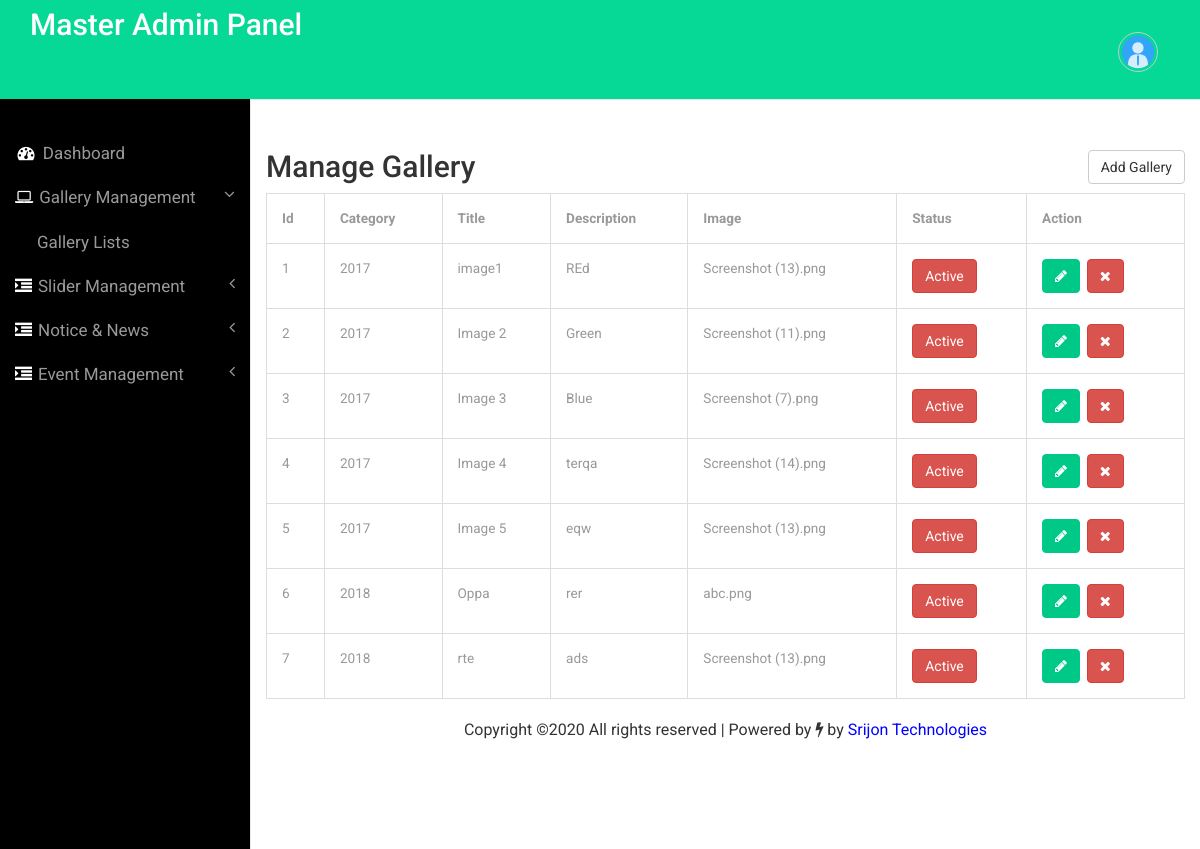
Page /admin/managegallery.php (signed in) on the earlier database version.
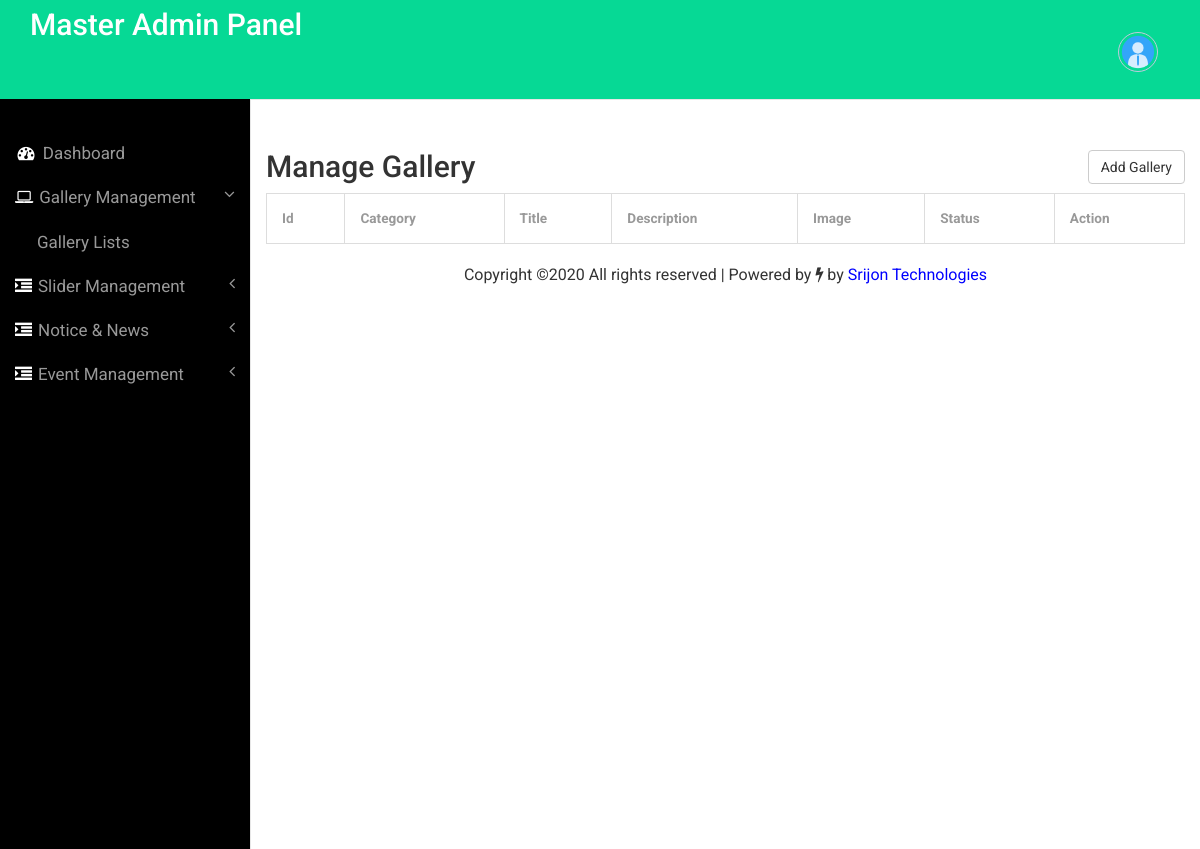
Same page on the later database version.
### tables this page shows
CREATE TABLE `tbl_gallery` (
  `Id` int(11) NOT NULL,
  `title` varchar(255) NOT NULL,
  `description` mediumtext NOT NULL,
  `image` varchar(255) NOT NULL,
  `category` mediumtext NOT NULL
);

### admin/managegallery.php (the view, shortened to what this page needs)
<?php
include('includes/config.php');
if(strlen($_SESSION['alogin'])==0)
	{
header('location:dashoard.php');
}
else{
	?>
<!DOCTYPE HTML>
<html>
<head>
  <link href="css/bootstrap.min.css" rel='stylesheet' type='text/css' />
  <link href="css/style.css" rel='stylesheet' type='text/css' />
  <link href="css/font-awesome.css" rel="stylesheet">
</head>
<body>
  <div id="wrapper">
    <nav class="top1 navbar navbar-default navbar-static-top" role="navigation" style="margin-bottom: 0">
      <div class="navbar-header">
        <div class="container">
          <div class="logobox">
          <a class="navbar-brand" href="dashboard.php">Master Admin Panel</a>
          </div>
        </div>
      </div>
      <?php include('includes/sidebar.php'); ?>
    </nav>
    <div id="page-wrapper">
      <div class="container">
        <div class="margin">
          <div class="row">
            <div class="col-md-6">
              <h2>Manage Gallery</h2>
            </div>
            <div class="col-md-6"><a href="addgallery.php"><button type="submit" class="btn btn-default">Add
                  Gallery</button></a></div>
          </div>
        </div>
        <table class="table table-bordered">
          <thead>
            <tr>
              <th>Id</th>
              <th>Category</th>
              <th>Title</th>
              <th>Description</th>
              <th>Image</th>
              <th>Status</th>
              <th>Action</th>
            </tr>
          </thead>
          <tbody>
            <?php $sql = "SELECT * FROM tbl_gallery";
$query = $dbh -> prepare($sql);
$query->execute();
$results=$query->fetchAll(PDO::FETCH_OBJ);
$cnt=1;
if($query->rowCount() > 0)
{
foreach($results as $result)
{				?>
            <tr>
              <td><?php echo htmlentities($cnt);?></td>
              <td><?php echo htmlentities($result->name);?></td>
              <td><?php echo htmlentities($result->title);?></td>
              <td><?php echo htmlentities($result->description);?></td>
              <td><?php echo htmlentities($result->image);?></td>
              <td><button type="submit" class="btn btn-danger">Active</button></td>
              <td><a href="updategallery.php?gid=<?php echo htmlentities($result->Id); ?>" class="btn btn-primary" title="" data-toggle="tooltip"
                  data-original-title="Edit"><i class="fa fa-pencil"></i></a>&nbsp;
                  <a href="managegallery.php?gid=<?php echo htmlentities($result->Id);?>"  onclick="return confirm('Do you really want to delete')" class="btn btn-danger delete-btn" title="Delete" data-toggle="tooltip">
                <i class="fa fa-times"></i></a>&nbsp;</td>
            </tr>
            <?php $cnt=$cnt+1;} }?>
          </tbody>
        </table>
      </div>
      <?php include('includes/copyright.php') ?>
    </div>
  </div>
  <link href="css/custom.css" rel="stylesheet">
</body>
</html>
<?php } ?>

Differences in the rows shown:
removed tbl_gallery: name "2017", title "image1", description "REd", image "Screenshot (13).png"
removed tbl_gallery: name "2017", title "Image 2", description "Green", image "Screenshot (11).png"
removed tbl_gallery: name "2017", title "Image 3", description "Blue", image "Screenshot (7).png"
removed tbl_gallery: name "2017", title "Image 4", description "terqa", image "Screenshot (14).png"
removed tbl_gallery: name "2017", title "Image 5", description "eqw", image "Screenshot (13).png"
removed tbl_gallery: name "2018", title "Oppa", description "rer", image "abc.png"
removed tbl_gallery: name "2018", title "rte", description "ads", image "Screenshot (13).png"
